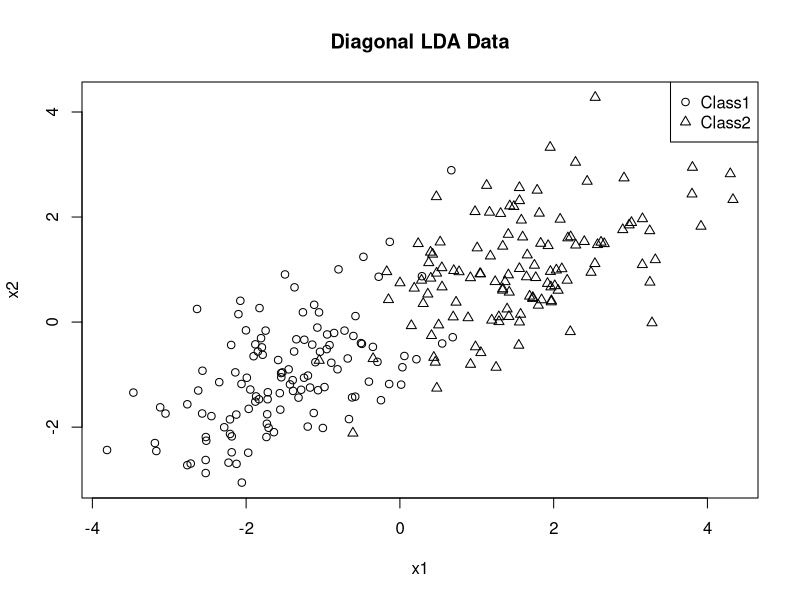
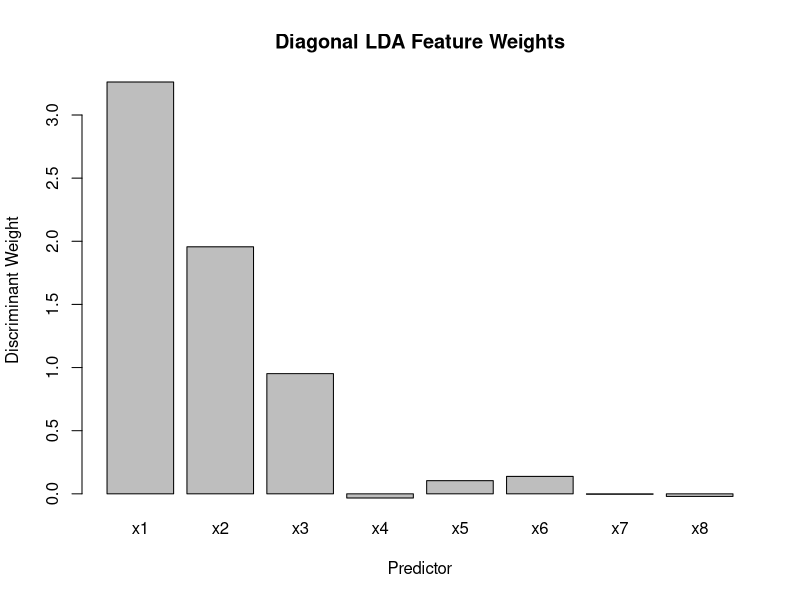

R code for these plots, in order:
# ==============================================================================
# Diagonal Linear Discriminant Analysis
# Jonathan Ma
#
# References:
#   The Elements of Statistical Learning
#
# Main ideas:
#   - LDA with diagonal pooled covariance
#   - Ignores predictor correlations
#   - Uses class-specific means and shared feature variances
#   - Useful when p is large relative to n
#   - Compare with ordinary LDA
# ==============================================================================


# ------------------------------------------------------------------------------
# 1. Generate Classification Data
# ------------------------------------------------------------------------------

set.seed(123)

n1 <- 120
n2 <- 120

p <- 8


# Correlated predictors

Sigma_true <- matrix(
  0.5,
  nrow = p,
  ncol = p
)

diag(Sigma_true) <- 1


mu1 <- c(
  -1.5,
  -1.0,
  -0.5,
  0,
  0,
  0,
  0,
  0
)

mu2 <- c(
  1.5,
  1.0,
  0.5,
  0,
  0,
  0,
  0,
  0
)


# ------------------------------------------------------------------------------
# 2. Multivariate Normal Generator
# ------------------------------------------------------------------------------

rmvn <- function(
    n,
    mu,
    Sigma
) {
  
  p <- length(mu)
  
  Z <- matrix(
    rnorm(n * p),
    nrow = n,
    ncol = p
  )
  
  L <- chol(Sigma)
  
  X <- Z %*% L
  
  X <- sweep(
    X,
    MARGIN = 2,
    STATS = mu,
    FUN = "+"
  )
  
  return(X)
}


# ------------------------------------------------------------------------------
# 3. Generate Each Class
# ------------------------------------------------------------------------------

X1 <- rmvn(
  n = n1,
  mu = mu1,
  Sigma = Sigma_true
)

X2 <- rmvn(
  n = n2,
  mu = mu2,
  Sigma = Sigma_true
)


X <- rbind(
  X1,
  X2
)

colnames(X) <- paste0(
  "x",
  seq_len(p)
)


y <- factor(
  c(
    rep("Class1", n1),
    rep("Class2", n2)
  )
)


data <- data.frame(
  X,
  Class = y
)


head(data)

table(y)


# ------------------------------------------------------------------------------
# 4. Examine Predictor Correlations
# ------------------------------------------------------------------------------

round(
  cor(X),
  2
)


# ------------------------------------------------------------------------------
# 5. Plot First Two Predictors
# ------------------------------------------------------------------------------

plot(
  X[, 1],
  X[, 2],
  pch = as.numeric(y),
  xlab = "x1",
  ylab = "x2",
  main = "Diagonal LDA Data"
)

legend(
  "topright",
  legend = levels(y),
  pch = seq_along(levels(y))
)


# ------------------------------------------------------------------------------
# 6. Diagonal LDA Fitting Function
# ------------------------------------------------------------------------------

diag_lda_fit <- function(
    X,
    y,
    variance_floor = 1e-8
) {
  
  X <- as.matrix(X)
  
  y <- factor(y)
  
  classes <- levels(y)
  
  K <- length(classes)
  
  n <- nrow(X)
  
  p <- ncol(X)
  
  
  # ---------------------------------------------------------------------------
  # Class Priors
  # ---------------------------------------------------------------------------
  
  priors <- as.numeric(
    table(y) / n
  )
  
  names(priors) <- classes
  
  
  # ---------------------------------------------------------------------------
  # Class Means
  # ---------------------------------------------------------------------------
  
  class_means <- matrix(
    NA,
    nrow = K,
    ncol = p
  )
  
  rownames(class_means) <- classes
  
  colnames(class_means) <- colnames(X)
  
  
  for (k in seq_len(K)) {
    
    X_k <- X[
      y == classes[k],
      ,
      drop = FALSE
    ]
    
    class_means[k, ] <- colMeans(
      X_k
    )
  }
  
  
  # ---------------------------------------------------------------------------
  # Pooled Variances
  # ---------------------------------------------------------------------------
  
  pooled_variances <- rep(
    0,
    p
  )
  
  
  for (k in seq_len(K)) {
    
    X_k <- X[
      y == classes[k],
      ,
      drop = FALSE
    ]
    
    n_k <- nrow(X_k)
    
    pooled_variances <- pooled_variances +
      (n_k - 1) *
      apply(
        X_k,
        2,
        var
      )
  }
  
  
  pooled_variances <- pooled_variances /
    (n - K)
  
  
  # Avoid division by zero
  
  pooled_variances <- pmax(
    pooled_variances,
    variance_floor
  )
  
  
  names(pooled_variances) <- colnames(X)
  
  
  return(
    list(
      classes = classes,
      priors = priors,
      means = class_means,
      variances = pooled_variances
    )
  )
}


# ------------------------------------------------------------------------------
# 7. Fit Diagonal LDA
# ------------------------------------------------------------------------------

diag_lda_model <- diag_lda_fit(
  X,
  y
)


diag_lda_model$priors

diag_lda_model$means

diag_lda_model$variances


# ------------------------------------------------------------------------------
# 8. Construct Diagonal Covariance Matrix
# ------------------------------------------------------------------------------

Sigma_diag <- diag(
  diag_lda_model$variances
)

Sigma_diag


# ------------------------------------------------------------------------------
# 9. Compare with Full Pooled Covariance
# ------------------------------------------------------------------------------

full_pooled_covariance <- matrix(
  0,
  nrow = p,
  ncol = p
)


classes <- levels(y)

K <- length(classes)

n <- nrow(X)


for (k in seq_len(K)) {
  
  X_k <- X[
    y == classes[k],
    ,
    drop = FALSE
  ]
  
  full_pooled_covariance <- full_pooled_covariance +
    (nrow(X_k) - 1) *
    cov(X_k)
}


full_pooled_covariance <- full_pooled_covariance /
  (n - K)


round(
  full_pooled_covariance,
  3
)


round(
  Sigma_diag,
  3
)


# ------------------------------------------------------------------------------
# 10. Diagonal LDA Discriminant Scores
# ------------------------------------------------------------------------------

# Ordinary LDA:
#
# delta_k(x) =
# x' Sigma^(-1) mu_k
# - 1/2 mu_k' Sigma^(-1) mu_k
# + log(pi_k)
#
#
# With diagonal Sigma:
#
# delta_k(x) =
# sum_j x_j * mu_kj / sigma_j^2
# - 1/2 sum_j mu_kj^2 / sigma_j^2
# + log(pi_k)


diag_lda_score <- function(
    X,
    mu,
    variances,
    prior
) {
  
  X <- as.matrix(X)
  
  linear_term <- rowSums(
    sweep(
      X,
      MARGIN = 2,
      STATS = mu / variances,
      FUN = "*"
    )
  )
  
  
  constant_term <- 0.5 *
    sum(
      mu^2 /
        variances
    )
  
  
  score <- linear_term -
    constant_term +
    log(prior)
  
  
  return(score)
}


# ------------------------------------------------------------------------------
# 11. Prediction Function
# ------------------------------------------------------------------------------

diag_lda_predict <- function(
    X_new,
    model
) {
  
  X_new <- as.matrix(
    X_new
  )
  
  classes <- model$classes
  
  K <- length(classes)
  
  
  scores <- matrix(
    NA,
    nrow = nrow(X_new),
    ncol = K
  )
  
  colnames(scores) <- classes
  
  
  for (k in seq_len(K)) {
    
    scores[, k] <- diag_lda_score(
      X = X_new,
      mu = model$means[k, ],
      variances = model$variances,
      prior = model$priors[k]
    )
  }
  
  
  predicted_index <- max.col(
    scores,
    ties.method = "first"
  )
  
  
  predicted_class <- factor(
    classes[
      predicted_index
    ],
    levels = classes
  )
  
  
  return(
    list(
      class = predicted_class,
      scores = scores
    )
  )
}


# ------------------------------------------------------------------------------
# 12. Training Predictions
# ------------------------------------------------------------------------------

diag_predictions <- diag_lda_predict(
  X,
  diag_lda_model
)


head(
  diag_predictions$class
)


# ------------------------------------------------------------------------------
# 13. Confusion Matrix
# ------------------------------------------------------------------------------

diag_confusion <- table(
  Actual = y,
  Predicted = diag_predictions$class
)


diag_confusion


# ------------------------------------------------------------------------------
# 14. Training Accuracy
# ------------------------------------------------------------------------------

diag_accuracy <- mean(
  diag_predictions$class ==
    y
)


diag_accuracy


# ------------------------------------------------------------------------------
# 15. Posterior Probabilities
# ------------------------------------------------------------------------------

scores_to_posterior <- function(
    scores
) {
  
  scores <- as.matrix(
    scores
  )
  
  probabilities <- matrix(
    NA,
    nrow = nrow(scores),
    ncol = ncol(scores)
  )
  
  colnames(probabilities) <- colnames(scores)
  
  
  for (i in seq_len(
    nrow(scores)
  )) {
    
    m <- max(
      scores[i, ]
    )
    
    temp <- exp(
      scores[i, ] -
        m
    )
    
    probabilities[i, ] <- temp /
      sum(temp)
  }
  
  
  return(probabilities)
}


diag_posterior <- scores_to_posterior(
  diag_predictions$scores
)


head(
  diag_posterior
)


head(
  rowSums(
    diag_posterior
  )
)


# ------------------------------------------------------------------------------
# 16. Feature Contribution to the Discriminant Function
# ------------------------------------------------------------------------------

# For two classes, the decision rule can be written as:
#
# beta0 + beta1*x1 + ... + betap*xp
#
# where:
#
# beta_j =
# (mu_2j - mu_1j) / sigma_j^2


mu_class1 <- diag_lda_model$means[
  1,
]

mu_class2 <- diag_lda_model$means[
  2,
]


feature_weights <- (
  mu_class2 -
    mu_class1
) /
  diag_lda_model$variances


feature_weights


# ------------------------------------------------------------------------------
# 17. Rank Predictors by Absolute Discriminant Weight
# ------------------------------------------------------------------------------

feature_importance <- data.frame(
  Feature = colnames(X),
  Weight = feature_weights,
  Absolute_Weight = abs(
    feature_weights
  )
)


feature_importance <- feature_importance[
  order(
    feature_importance$Absolute_Weight,
    decreasing = TRUE
  ),
]


feature_importance


# ------------------------------------------------------------------------------
# 18. Plot Discriminant Weights
# ------------------------------------------------------------------------------

barplot(
  feature_weights,
  names.arg = colnames(X),
  xlab = "Predictor",
  ylab = "Discriminant Weight",
  main = "Diagonal LDA Feature Weights"
)


# ------------------------------------------------------------------------------
# 19. Ordinary LDA for Comparison
# ------------------------------------------------------------------------------

lda_fit <- function(
    X,
    y,
    ridge = 1e-8
) {
  
  X <- as.matrix(X)
  
  y <- factor(y)
  
  classes <- levels(y)
  
  K <- length(classes)
  
  n <- nrow(X)
  
  p <- ncol(X)
  
  
  priors <- as.numeric(
    table(y) / n
  )
  
  names(priors) <- classes
  
  
  means <- matrix(
    NA,
    nrow = K,
    ncol = p
  )
  
  rownames(means) <- classes
  
  colnames(means) <- colnames(X)
  
  
  pooled_covariance <- matrix(
    0,
    nrow = p,
    ncol = p
  )
  
  
  for (k in seq_len(K)) {
    
    X_k <- X[
      y == classes[k],
      ,
      drop = FALSE
    ]
    
    
    means[k, ] <- colMeans(
      X_k
    )
    
    
    pooled_covariance <- pooled_covariance +
      (nrow(X_k) - 1) *
      cov(X_k)
  }
  
  
  pooled_covariance <- pooled_covariance /
    (n - K)
  
  
  pooled_covariance <- pooled_covariance +
    ridge *
    diag(p)
  
  
  return(
    list(
      classes = classes,
      priors = priors,
      means = means,
      covariance = pooled_covariance
    )
  )
}


# ------------------------------------------------------------------------------
# 20. Ordinary LDA Prediction
# ------------------------------------------------------------------------------

lda_predict <- function(
    X_new,
    model
) {
  
  X_new <- as.matrix(
    X_new
  )
  
  classes <- model$classes
  
  K <- length(classes)
  
  Sigma_inv <- solve(
    model$covariance
  )
  
  
  scores <- matrix(
    NA,
    nrow = nrow(X_new),
    ncol = K
  )
  
  colnames(scores) <- classes
  
  
  for (k in seq_len(K)) {
    
    mu_k <- as.numeric(
      model$means[k, ]
    )
    
    
    scores[, k] <- as.vector(
      X_new %*%
        Sigma_inv %*%
        mu_k
    ) -
      0.5 *
      as.numeric(
        t(mu_k) %*%
          Sigma_inv %*%
          mu_k
      ) +
      log(
        model$priors[k]
      )
  }
  
  
  predicted_index <- max.col(
    scores,
    ties.method = "first"
  )
  
  
  predicted_class <- factor(
    classes[
      predicted_index
    ],
    levels = classes
  )
  
  
  return(
    list(
      class = predicted_class,
      scores = scores
    )
  )
}


# ------------------------------------------------------------------------------
# 21. Fit Ordinary LDA
# ------------------------------------------------------------------------------

lda_model <- lda_fit(
  X,
  y
)


lda_predictions <- lda_predict(
  X,
  lda_model
)


lda_accuracy <- mean(
  lda_predictions$class ==
    y
)


lda_accuracy


# ------------------------------------------------------------------------------
# 22. Compare Training Accuracy
# ------------------------------------------------------------------------------

training_comparison <- data.frame(
  Method = c(
    "Ordinary LDA",
    "Diagonal LDA"
  ),
  Accuracy = c(
    lda_accuracy,
    diag_accuracy
  ),
  Error_Rate = c(
    1 - lda_accuracy,
    1 - diag_accuracy
  )
)


training_comparison


# ------------------------------------------------------------------------------
# 23. Train-Test Split
# ------------------------------------------------------------------------------

set.seed(123)


train_index <- sample(
  seq_len(n),
  size = floor(
    0.7 * n
  )
)


test_index <- setdiff(
  seq_len(n),
  train_index
)


X_train <- X[
  train_index,
  ,
  drop = FALSE
]

X_test <- X[
  test_index,
  ,
  drop = FALSE
]


y_train <- droplevels(
  y[
    train_index
  ]
)

y_test <- y[
  test_index
]


# ------------------------------------------------------------------------------
# 24. Fit Diagonal LDA on Training Data
# ------------------------------------------------------------------------------

diag_train_model <- diag_lda_fit(
  X_train,
  y_train
)


diag_test_prediction <- diag_lda_predict(
  X_test,
  diag_train_model
)


diag_test_accuracy <- mean(
  diag_test_prediction$class ==
    y_test
)


diag_test_accuracy


# ------------------------------------------------------------------------------
# 25. Test Confusion Matrix
# ------------------------------------------------------------------------------

table(
  Actual = y_test,
  Predicted = diag_test_prediction$class
)


# ------------------------------------------------------------------------------
# 26. Fit Ordinary LDA on Training Data
# ------------------------------------------------------------------------------

lda_train_model <- lda_fit(
  X_train,
  y_train
)


lda_test_prediction <- lda_predict(
  X_test,
  lda_train_model
)


lda_test_accuracy <- mean(
  lda_test_prediction$class ==
    y_test
)


lda_test_accuracy


# ------------------------------------------------------------------------------
# 27. Compare Test Performance
# ------------------------------------------------------------------------------

test_comparison <- data.frame(
  Method = c(
    "Ordinary LDA",
    "Diagonal LDA"
  ),
  Accuracy = c(
    lda_test_accuracy,
    diag_test_accuracy
  ),
  Error_Rate = c(
    1 - lda_test_accuracy,
    1 - diag_test_accuracy
  )
)


test_comparison


# ------------------------------------------------------------------------------
# 28. High-Dimensional Example
# ------------------------------------------------------------------------------

# Diagonal LDA becomes especially attractive when p is large
# relative to n because the full covariance matrix may become singular.


set.seed(456)

n_high <- 80

p_high <- 120


X_high <- matrix(
  rnorm(
    n_high *
      p_high
  ),
  nrow = n_high,
  ncol = p_high
)


y_high <- factor(
  rep(
    c(
      "Class1",
      "Class2"
    ),
    each = n_high / 2
  )
)


# Give the first 10 predictors class signal

X_high[
  y_high == "Class2",
  1:10
] <- X_high[
  y_high == "Class2",
  1:10
] + 1


colnames(X_high) <- paste0(
  "x",
  seq_len(p_high)
)


# ------------------------------------------------------------------------------
# 29. Fit Diagonal LDA in High Dimensions
# ------------------------------------------------------------------------------

diag_high_model <- diag_lda_fit(
  X_high,
  y_high
)


diag_high_prediction <- diag_lda_predict(
  X_high,
  diag_high_model
)


diag_high_accuracy <- mean(
  diag_high_prediction$class ==
    y_high
)


diag_high_accuracy


# ------------------------------------------------------------------------------
# 30. Full Covariance Rank
# ------------------------------------------------------------------------------

full_cov_high <- cov(
  X_high
)


dim(
  full_cov_high
)


qr(
  full_cov_high
)$rank


# Since p > n, the empirical covariance matrix cannot have full rank.


# ------------------------------------------------------------------------------
# 31. Cross-Validation Function
# ------------------------------------------------------------------------------

diag_lda_cv <- function(
    X,
    y,
    k = 5
) {
  
  X <- as.matrix(X)
  
  y <- factor(y)
  
  n <- nrow(X)
  
  
  folds <- sample(
    rep(
      seq_len(k),
      length.out = n
    )
  )
  
  
  accuracy <- numeric(
    k
  )
  
  
  for (fold in seq_len(k)) {
    
    train_index <- which(
      folds != fold
    )
    
    valid_index <- which(
      folds == fold
    )
    
    
    X_train <- X[
      train_index,
      ,
      drop = FALSE
    ]
    
    X_valid <- X[
      valid_index,
      ,
      drop = FALSE
    ]
    
    
    y_train <- droplevels(
      y[
        train_index
      ]
    )
    
    y_valid <- y[
      valid_index
    ]
    
    
    model <- diag_lda_fit(
      X_train,
      y_train
    )
    
    
    prediction <- diag_lda_predict(
      X_valid,
      model
    )
    
    
    accuracy[fold] <- mean(
      prediction$class ==
        y_valid
    )
  }
  
  
  return(
    accuracy
  )
}


# ------------------------------------------------------------------------------
# 32. Run Cross-Validation
# ------------------------------------------------------------------------------

set.seed(123)


diag_cv_accuracy <- diag_lda_cv(
  X,
  y,
  k = 5
)


diag_cv_accuracy


mean(
  diag_cv_accuracy
)


# ------------------------------------------------------------------------------
# 33. Compare Number of Covariance Parameters
# ------------------------------------------------------------------------------

# Full LDA covariance:
#
# p(p + 1) / 2 parameters
#
# Diagonal LDA covariance:
#
# p parameters


full_cov_parameters <- p *
  (
    p + 1
  ) /
  2


diag_cov_parameters <- p


data.frame(
  Model = c(
    "Full LDA",
    "Diagonal LDA"
  ),
  Covariance_Parameters = c(
    full_cov_parameters,
    diag_cov_parameters
  )
)


# ------------------------------------------------------------------------------
# 34. Summary
# ------------------------------------------------------------------------------

cat(
  "Ordinary LDA Training Accuracy:",
  round(
    lda_accuracy,
    4
  ),
  "\n"
)

cat(
  "Diagonal LDA Training Accuracy:",
  round(
    diag_accuracy,
    4
  ),
  "\n"
)

cat(
  "Ordinary LDA Test Accuracy:",
  round(
    lda_test_accuracy,
    4
  ),
  "\n"
)

cat(
  "Diagonal LDA Test Accuracy:",
  round(
    diag_test_accuracy,
    4
  ),
  "\n"
)

cat(
  "Diagonal LDA Mean CV Accuracy:",
  round(
    mean(
      diag_cv_accuracy
    ),
    4
  ),
  "\n"
)
